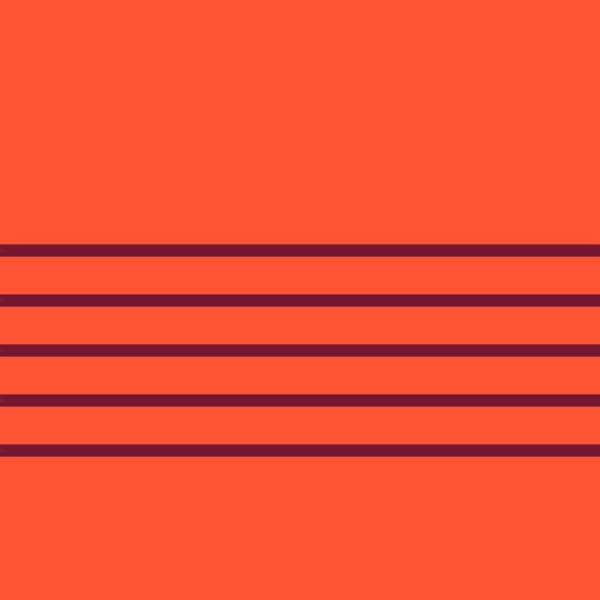
Frame 1 (no input)
Frame 60 (the mouse pressed at the canvas centre just before this capture): identical to frame 1, image omitted
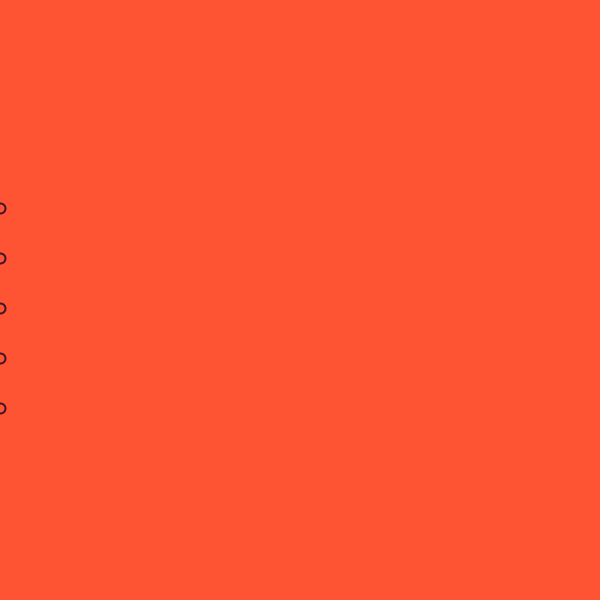
Frame 120 (the mouse held since frame 60 and released just before this capture)

The Processing sketch that drew these frames (run headless with seeded random() and noise(); from frame 60 on, the mouse is pressed at the canvas centre):

// Processing sketch: processing_182677
// ── processing_182677.pde

/* 
Brian Studwell — Exercise IV: Poke, Rub and Tickle
For Design 479 with Tad Hirsch, Winter '15
*/




int xSpacing = 2;       // spacing of wave points
int w;                  // width of wave
float theta = 0.0;      // initialize angle for sine function
float amp = 75.0;       // height of wave
float period = 100;     // width of one full cycle
float dx;               // value for incrementing sine function
float[] yValues;        // an array of wave point y values


color[] palette = {#261822, #40152A, #731630, #CC1E2C, #FF5434};
color col = palette[int(random(palette.length))];
// color palette "Dragonfly Sun" found on Adobe Color CC 
// https://color.adobe.com/create/color-wheel/?copy=true&base=4&rule=Custom&selected=3&name=Copy%20of%20Dragonfly%20Sun&mode=hsv&rgbvalues=0.15,0.096,0.13380010800000217,0.25,0.08249999999999999,0.1634587800000014,0.45,0.08549999999999998,0.18877451400007306,0.8,0.1178744,0.1744812750415261,1,0.328414187124227,0.20296199999999998&swatchOrder=0,1,2,3,4

void setup(){
  size(600, 600);                       //  canvas size
  smooth();                             //  anti-aliasing 
  w = width+10;                         //  initialize curve width
  dx = (TWO_PI / period) * xSpacing;    //  initialize static curve increment
  yValues = new float[w/xSpacing+10];   //  populate wave point Y-values array
  background(palette[0]);               //  initialize background
}

void draw(){
  dx = (TWO_PI / period) * xSpacing;    //  initialize dynamic curve increment
  noFill();                             //  no fill
  strokeWeight(2);                      //  set stroke weight for wave points
  if (mousePressed == true){            //  act on mouse press
    stroke(palette[1]);                 //  set stroke to #FF5434
    amp = mouseY/2;                     //  initialize dynamic curve amplitude based on mouseY
    period = dist(width/2, height/2, mouseX, height/2);  // increment curve based on distance from vertical center to MouseX
  } else{                               //  when mouse is not pressed
    stroke(palette[2]);                 //  set wave point stroke to #731630
    amp = 0;                            //  set amplitude to 0, making flat rows
  }
  background(palette[4]);               //  refresh background every draw cycle to #261822  
  calcWave();                           //  calculate wave point positions
  renderWave();                         //  draw wave for this interval
}


void calcWave() {
  theta += 0.05;                        //  every interval, increment the angle used in the sine function. This number influences the speed with which wave points appear to move.
  
  float x = theta;                      //  set x to this interval theta
  for (int i = 0; i < yValues.length; i++) {  // for every yValue:
    yValues[i] = sin(x)*amp;            // set the Y value at i position in the yValues array to the sine of x, times amplitude
    x+=dx;                              // increment x according to dx (dx is static while idle, but dynamic while mouse is pressed causing tremendous variation in the curve's expression)
  }
}

void renderWave() {
  int rowHeight = 0;                    //  initialize a null offset for first row of wavepoints
  for(int row = 0; row < 5; row ++){    //  draw 5 rows of wave points
    for (int x = 0; x < yValues.length; x++) {  //  for as many values as are in the yValues array:
      ellipse(x*xSpacing, height/2-50+yValues[x]+rowHeight, 10, 10);   
      /* draw an ellipse whose x position is interval x times spacing, 
      whose y position is the value at position x in the yValues array away from horizontal center minus 50 plus rowHeight,
      whose diameter is 10.
      */
    }
    rowHeight = rowHeight + 50;         //  increment rowHeight by 50 pixels
  }
}
